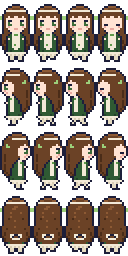
#> input picture packs/whale-girl-pixel/assets/player.png, 64 x 128 px (shown 2 times larger)
$ python -i import_asset_sheet.py   (imports and definitions only)
#> lines starting #> are read from the running program, lines starting #| are printed output that depends on the picture; after the words box and inside, x2 and y2 are one past the last pixel; in counts of white or black regions, pixels touching at a corner belong together
#!/usr/bin/env python3
"""V0.10／V0.12：把 GPT 畫的素材表（純綠背景）切開，換進遊戲。

  python3 tools/import_asset_sheet.py            產生圖塊、圖集、sprites.json、寵物圖
  python3 tools/import_asset_sheet.py --labels   每張素材表輸出一張標了編號的圖（assets/source/labels/）

讀：
  packs/whale-girl-pixel/assets/source/gpt-asset-sheet.png   V0.10 的素材表（1536×1024，背景 #00FF00）
  packs/whale-girl-pixel/assets/source/sheet-*.png            V0.12 的分類素材表（魚、家具、裝備…，見 SHEETS）
  packs/whale-girl-pixel/assets/tiles.png                     舊的 16px 圖塊（沒換到的格子沿用，放大 4 倍）
  packs/whale-girl-pixel/maps/*.tmj                           找出建築、樹在地圖上排成幾格
寫：
  packs/whale-girl-pixel/assets/tiles-hd.webp                 4 倍解析度的圖塊（每格 64px，順序跟 tiles.png 一樣）
  packs/whale-girl-pixel/assets/sprites.webp                  動物、作物、物品圖示的圖集
  packs/whale-girl-pixel/sprites.json                         圖集座標＋哪個 id 用哪張圖
  packs/whale-girl-pixel/assets/pets/{jellyfish,fairy,mole}.png  寵物圖（96px，pets.json 的 scale 要配 1/6）

對照表裡的「編號」寫成 (素材表, 第幾個)；只寫數字 = V0.10 那張 gpt-asset-sheet。
換一張新的素材表：改 SHEET_* 對照表的編號（跑 --labels 看編號）。
"""
import glob
import json
import os
import re
import sys

import numpy as np
from PIL import Image, ImageDraw
from scipy import ndimage

ROOT = os.path.join(os.path.dirname(os.path.abspath(__file__)), '..')
PACK = os.path.join(ROOT, 'packs', 'whale-girl-pixel')
SRC = os.path.join(PACK, 'assets', 'source')
TS = 16
HD = 4  # 高解析倍率：每格 64px
T = TS * HD
BG = (2, 250, 2)  # 素材表背景色（跑一次看 a[5,5]）

# ───────────── 素材表上的編號 → 用途（編號由 detect() 決定，跑 --labels 看） ─────────────

# V0.12 的分類素材表：簡稱 → 檔名（assets/source/ 底下）
SHEETS = {
    'farm': 'gpt-asset-sheet.png',          # V0.10 的綜合素材表
    'pets': 'sheet-pets.png',               # 水母、小精靈、鼴鼠
    'crops': 'sheet-crops.png',             # 6 種作物 × 4 個階段（草莓、番茄、玉米、南瓜、胡蘿蔔、向日葵）
    'bldA': 'sheet-buildings-a.png',
    'bldB': 'sheet-buildings-b.png',
    'garden': 'sheet-garden.png',           # 四季樹、灌木、花叢、石頭、樹樁、柵欄
    'furniture': 'sheet-furniture.png',     # 跟 gameplay.json 的家具／地板／壁紙一一對應
    'gear': 'sheet-gear.png',               # 劍、盔甲、鎬子、釣竿、魚餌、捕捉網…
    'fish': 'sheet-fish.png',               # 21 種魚（第三排是傳說魚）
    'goods': 'sheet-goods.png',             # 料理、礦石、寶石、怪物掉落物、雜物
    'animals': 'sheet-animals.png',         # 正面的牧場動物（成年、幼崽）
    'terrain': 'sheet-terrain.png',
    'water': 'sheet-water.png',
    'monsters': 'sheet-monsters.png',       # 石頭人、史萊姆、蝙蝠、蘑菇怪
    'mine': 'sheet-mine.png',               # 礦洞的牆、地板、梯子
    'interior': 'sheet-interior.png',       # 室內家具（閣樓的窗戶、牆、出貨箱）
    'extra': 'sheet-extra.png',             # V0.13：機器 ×4、辣椒和白菜、金幣和海鮮、骷髏幽靈小惡魔
    'tavernOut': 'tavern-outside.png',      # V0.13：酒館外觀（整張是一個東西）
}
WHOLE = {'tavernOut'}  # 整張圖當一個物件（不要拆成桶子、桌子…）


def R(sheet, n):
    return (sheet, n)


# 地面圖塊：圖塊名稱 → (編號, 變形)。變形讓重複的草地不那麼像格子
SHEET_TILES = {
    'grass0': (0, None),
    'grass1': (0, 'rot180'),
    'grass2': (1, None),          # 有小花的草地
    'path0': (R('terrain', 4), None),
    'path1': (R('terrain', 4), 'flip'),
    'sand0': (8, None),                         # 新素材表的沙灘紋路太花，拼起來很亂：沿用 V0.10
    'sand1': (8, 'flip'),
    'pave0': (R('terrain', 8), None),
    'pave1': (R('terrain', 8), 'rot180'),
    'floor0': (10, None),                       # 閣樓的木地板（新素材表的木板拼起來太花：沿用 V0.10）
    'floor1': (10, 'flip'),
    'soil': (R('terrain', 12), None),
    'gh_floor': (10, None),
    'water': (R('water', 0), None),

    'floorB0': (R('furniture', 13), None),      # 藍色地板（家具）
    'floorB1': (R('furniture', 13), 'flip'),
    'floorC0': (R('furniture', 14), None),      # 格子地板
    'floorC1': (R('furniture', 14), None),
    'wall_up_mint': (R('furniture', 15), None),
    'wall_up_star': (R('furniture', 16), None),
    'wall_up': (R('interior', 1), None),
    'cave0': (R('mine', 4), None),
    'cave1': (R('mine', 4), 'rot180'),          # 兩種地板交錯會變棋盤：同一張轉 180°
    'cave_wall': (R('mine', 1), None),
    # 鐵匠舖旁的告示牌底下、田裡的路面不動；以下 V0.13 修掉「舊圖底色方塊」
    'ladder': (R('mine', 7), None),
}
LILY = R('water', 2)  # 睡蓮（只取葉子和花，疊在 water 上）
STEPPING = R('terrain', 17)      # 花園的踏腳石：只取石頭，疊在透明上（底下是草地圖層）
BIN = R('interior', 23)          # 牧場的出貨箱：木箱
CLEAR_TILES = ('mbase', 'mbase_pave')  # 機器底座：透明（機器圖由程式畫）
# 疊在地面上的單格物件（去背）
SHEET_OBJECT_TILES = {
    'bush': R('garden', 5),
    'fence': R('garden', 11),
    'rock': R('garden', 9),
}
# 建築、樹：整張圖縮放到它在地圖上佔的格子範圍，再切成一格一格
SHEET_GROUPS = {
    'house': 4,                 # 花園：鯨魚娘的家
    'barn': 5,                  # 牧場：牛棚
    'ghouse': 6,                # 牧場：溫室
    'florist': R('bldA', 4),    # 小鎮：小葵的花店
    'smithy': 12,               # 小鎮：阿綱的鐵匠鋪
    'hut': R('bldB', 9),        # 海邊：老陳的小屋
    'coop': R('bldB', 14),      # 牧場：雞舍
    'stable': 14,               # 牧場：馬廄
    'stall': 15,                # 花園：旅行商人的攤位
    'tree': 30,                 # 花園：大樹
    'win': R('interior', 3),    # 閣樓的窗戶（2×2）
    'cave': R('mine', 0),       # 小鎮的礦洞入口（2×2）：有木框和油燈的那格
    'tavern': R('tavernOut', 0),  # V0.13：小鎮的酒館（5×4）
}
# 動物（成年、幼崽）
SHEET_ANIMALS = {
    'chicken': (R('animals', 0), R('animals', 5)),
    'duck': (R('animals', 1), R('animals', 6)),
    'cow': (R('animals', 2), R('animals', 7)),
    'sheep': (R('animals', 3), R('animals', 8)),
    'pig': (R('animals', 4), R('animals', 9)),
}


def C(row, col):
    """作物素材表：第 row 排（0 草莓、1 番茄、2 玉米、3 南瓜、4 胡蘿蔔、5 向日葵），第 col 個階段（0 芽、1 葉、2 花、3 成熟）"""
    return R('crops', row * 4 + col)


# 作物：每個生長階段用哪張
SHEET_CROP_FRAMES = {
    'strawberry_0': C(0, 0), 'strawberry_1': C(0, 1), 'strawberry_3': C(0, 3),
    'tomato_0': C(1, 0), 'tomato_2': C(1, 2), 'tomato_3': C(1, 3),
    'corn_0': C(2, 0), 'corn_1': C(2, 1), 'corn_2': C(2, 2), 'corn_3': C(2, 3),
    'pumpkin_0': C(3, 0), 'pumpkin_2': C(3, 2), 'pumpkin_3': C(3, 3),
    'carrot_0': C(4, 0), 'carrot_3': C(4, 3),
    'sunflower_0': C(5, 0), 'sunflower_1': C(5, 1), 'sunflower_3': C(5, 3),
    'pepper_0': R('extra', 4), 'pepper_1': R('extra', 5), 'pepper_3': R('extra', 6),
    'cabbage_0': R('extra', 7), 'cabbage_1': R('extra', 8), 'cabbage_3': R('extra', 9),
}
#> further down, picture is the input picture: PIL image 64x128 RGBA; mean R, G, B, A 79.7, 68, 57.8, 176.8
# 物品圖示：物品 id → 編號（沒列的物品繼續用 emoji）
SHEET_ITEMS = {
    'forage_driftwood': 60, 'ore_iron': 61, 'ore_copper': 63, 'bar_copper': 64, 'bar_gold': 65, 'gem_quartz': 66,
    'milk': 67, 'milk_large': 67, 'food_cheese': 68, 'egg': 69, 'egg_large': 69, 'egg_duck': 69,
    'wool': 70, 'wool_fine': 70, 'food_mayo': 71, 'food_pickle': 72,
    'pet_food': 79, 'seed_carrot': 80, 'seed_strawberry': 80, 'seed_pepper': 80, 'seed_tomato': 80,
    'seed_pumpkin': 80, 'seed_cabbage': 80, 'seed_corn': 80, 'seed_sunflower': 80,
    'bait_ball': 87, 'food_smoked_fish': 89,
    'crop_strawberry': 96, 'crop_tomato': 97, 'crop_corn': 98, 'crop_pumpkin': 99, 'crop_carrot': 100, 'crop_sunflower': 101,
    'forage_flower': 102, 'deco_flower': 102, 'forage_berry': 105, 'food_jam': 107,
    # V0.12 家具（順序跟素材表一樣）
    **{k: R('furniture', i) for i, k in enumerate([
        'furn_chair', 'furn_sofa', 'furn_plant', 'furn_teddy', 'furn_books', 'furn_lamp',
        'furn_aquarium', 'furn_trophy', 'furn_sakura', 'furn_scarecrow', 'furn_xmas', 'deco_stone',
        'plot_kit', 'floor_blue', 'floor_check', 'wall_mint', 'wall_star'])},
    # V0.12 裝備、工具
    **{k: R('gear', i) for i, k in enumerate([
        'sword_wood', 'sword_copper', 'sword_iron', 'sword_crystal', 'armor_leather', 'armor_iron', 'armor_crystal',
        'pickaxe_basic', 'pickaxe_copper', 'pickaxe_iron', 'pickaxe_gold', 'rod_bamboo', 'rod_fiberglass', 'rod_iridium',
        'bait_worm', 'bait_magic', 'net_basic', 'net_silk', 'tool_sprinkler', 'hay', 'feather', 'truffle', 'pet_treat'])},
    # V0.12 料理、礦石、掉落物、雜物
    **{k: R('goods', i) for i, k in enumerate([
        'food_sushi', 'food_salad', 'food_soup', 'food_pie', 'food_kimchi', 'food_ketchup',
        'food_omelette', 'ore_gold', 'bar_iron', 'gem_amethyst', 'gem_diamond', 'gem_ruby',
        'drop_slime', 'drop_wing', 'drop_bone', 'drop_ecto', 'item_blue_shell', 'cloth',
        'forage_mushroom', 'forage_seaglass', 'junk_boot', 'junk_can'])},
    # V0.12 魚（素材表第 1、2 排一般魚，第 3 排傳說魚）
    'fish_icefish': R('fish', 0), 'fish_bass': R('fish', 1), 'fish_carp': R('fish', 3), 'fish_mackerel': R('fish', 4),
    'fish_sunfish': R('fish', 5), 'fish_trout': R('fish', 6), 'fish_goldfish': R('fish', 8), 'fish_tropical': R('fish', 9),
    'fish_salmon': R('fish', 10), 'fish_puffer': R('fish', 11), 'fish_eel': R('fish', 12), 'fish_squid': R('fish', 13),
    'fish_koi_king': R('fish', 14), 'fish_golden_trout': R('fish', 15), 'fish_shark': R('fish', 18), 'fish_oarfish': R('fish', 20),
    'fish_jellyfish': R('pets', 0),
    # V0.14 家具目錄：室內家具表、庭園表
    **{k: R('interior', i) for k, i in [
        ('furn_fireplace', 7), ('furn_bed_single', 8), ('furn_bed_double', 9),
        ('furn_rug_pink', 11), ('furn_rug_blue', 12), ('furn_rug_green', 13), ('furn_rug_red', 14),
        ('furn_bookshelf_tall', 15), ('furn_table_long', 16), ('furn_table_round', 17), ('furn_desk', 18),
        ('furn_armchair', 19), ('furn_sofa_blue', 20), ('furn_stool', 22), ('furn_chest', 23), ('furn_nightstand', 24),
        ('furn_dresser', 25), ('furn_wardrobe', 26), ('furn_stove', 28), ('furn_pantry', 30), ('furn_palm', 31),
        ('furn_sunflower_vase', 32), ('furn_floor_lamp', 33), ('furn_clock', 34), ('furn_flowerpot', 39),
        ('furn_lucky_cat', 41), ('furn_snowman', 42), ('furn_fishbowl', 43)]},
    **{k: R('garden', i) for k, i in [
        ('furn_sakura_tree', 0), ('furn_apple_tree', 4), ('furn_rose_bush', 6), ('furn_stump', 10),
        ('furn_stone_wall', 12), ('furn_hedge', 13)]},
    # V0.13 補畫的
    'coin': R('extra', 10), 'fish_shrimp': R('extra', 11), 'fish_crab': R('extra', 12), 'fish_lobster': R('extra', 13),
    'fish_octopus': R('extra', 14), 'crop_pepper': R('extra', 15), 'crop_cabbage': R('extra', 16),
}
# 佔好幾格的家具：圖集裡存大一點，畫在地圖上才不會糊
BIG_ITEMS = {k: 128 for k in ('furn_fireplace', 'furn_bed_double', 'furn_rug_pink', 'furn_rug_blue', 'furn_rug_green', 'furn_rug_red',
                              'furn_sakura_tree', 'furn_apple_tree')}
# [2 lines not run here, left out]
# 礦洞怪物：怪物名稱（gameplay.json mine.zones[].monsters[].name）→ (編號, 色相旋轉角度)
SHEET_MONSTERS = {
    '史萊姆': (R('monsters', 1), 260),       # 素材表的史萊姆是藍的：轉成綠的
    '藍史萊姆': (R('monsters', 1), 0),
    '火焰史萊姆': (R('monsters', 1), 160),   # 轉成紅的
    '蝙蝠': (R('monsters', 2), 0),
    '石頭人': (R('monsters', 0), 0),
    '蘑菇怪': (R('monsters', 3), 0),
    '骷髏': (R('extra', 17), 0),
    '幽靈': (R('extra', 18), 0),
    '小惡魔': (R('extra', 19), 0),
}
# 其他單張圖：圖集 key → 編號
SHEET_OBJECTS = {
    'mine_rock': R('garden', 9),       # 礦洞裡可以敲的石頭
    'mine_ladder': R('mine', 7),       # 往下一層的梯子
    # V0.13：機器（地圖上的機器底座圖塊改成透明，機器本身用這些圖畫）
    'machine_preserves': R('extra', 0),
    'machine_smoker': R('extra', 1),
    'machine_artisan': R('extra', 2),
    'machine_furnace': R('extra', 3),
}
# 寵物：寫成 assets/pets/<名稱>.png（96px）
SHEET_PETS = {
    'jellyfish': R('pets', 0),
    'fairy': R('pets', 1),
    'mole': R('pets', 2),
}
# 作物的生長階段 → 圖（索引對應 gameplay.json 的 stages）。None = 只畫田地（剛播種）；'emoji' = 這個階段用 emoji
CROP_STAGES = {
    'carrot': [None, 'carrot_0', 'carrot_3'],
    'strawberry': [None, 'strawberry_0', 'strawberry_1', 'strawberry_3'],
    'tomato': [None, 'tomato_0', 'tomato_2', 'tomato_3'],
    'pumpkin': [None, 'pumpkin_0', 'pumpkin_2', 'pumpkin_3'],
    'pepper': [None, 'pepper_0', 'pepper_1', 'pepper_3'],
    'cabbage': [None, 'cabbage_0', 'cabbage_1', 'cabbage_3'],
    'corn': [None, 'corn_0', 'corn_1', 'corn_2', 'corn_3'],
    'sunflower': [None, 'sunflower_0', 'sunflower_1', 'sunflower_3'],
}

# 建築家族在圖塊集裡的名稱開頭
FAMILY = {
    'house': re.compile(r'^(roof_|hwall_|hdoor_|hwin)'),
    'stall': re.compile(r'^stall_'),
    'tree': re.compile(r'^(tree_|trunk_)'),
    'win': re.compile(r'^win_'),
    'cave': re.compile(r'^cave_[0-3]$'),
    'tavern': re.compile(r'^tavern_'),
    **{k: re.compile('^' + k + '_') for k in ('coop', 'barn', 'ghouse', 'florist', 'smithy', 'hut', 'stable')},
}


def detect(img):
    """素材表上的每個物件 → 外框（依由上而下、由左而右排序，編號固定）"""
    a = np.asarray(img.convert('RGB')).astype(int)
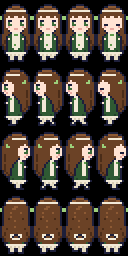
#> a: shape (128, 64, 3) int64 (shown 2 times larger); mean R, G, B 79.7, 68, 57.8
    r, g, b = a[..., 0], a[..., 1], a[..., 2]
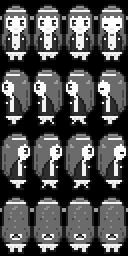
#> r: shape (128, 64) int64 (shown 2 times larger); min 0, max 255, mean 79.7
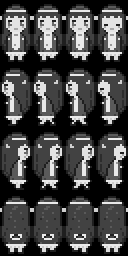
#> g: shape (128, 64) int64 (shown 2 times larger); min 0, max 234, mean 68
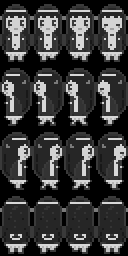
#> b: shape (128, 64) int64 (shown 2 times larger); min 0, max 215, mean 57.8
    green = (g > 180) & (r < 120) & (b < 120)
#> green: shape (128, 64) bool; every value is 0
    mask = ndimage.binary_opening(~green, iterations=1)
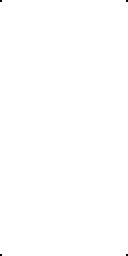
#> mask: shape (128, 64) bool (shown 2 times larger); 100% white; black in thin lines or dots
    lab, _ = ndimage.label(ndimage.binary_dilation(mask, iterations=3))
#> lab: shape (128, 64) int32; every value is 1
    boxes = []
    for sl in ndimage.find_objects(lab):
        y0, y1, x0, x1 = sl[0].start, sl[0].stop, sl[1].start, sl[1].stop
        if (x1 - x0) * (y1 - y0) >= 300:
            boxes.append((x0, y0, x1, y1))
#> this loop made 1 pass
#> (y0, y1, x0, x1) on pass 1: (0, 128, 0, 64)
#> after the loop, boxes = [(0, 0, 64, 128)]
    boxes.sort(key=lambda bx: (bx[1] // 40, bx[0]))
    return boxes


# [58 lines left out: functions detect_parts, split_tall, rows_order, not called in this run]


class Sheets:
    """素材表快取：ref 是數字（V0.10 那張）或 (簡稱, 編號)"""

    def __init__(self):
        self.cache = {}

    # [26 lines left out: functions load, get, not called in this run]

    def sprite(self, ref):
        img, box = self.get(ref)
        return keyed(img, box)


# [265 lines left out: functions hue_rotate, keyed, ground_tile, seamless, fit, main, not called in this run]


# [2 lines not run here, left out]

>>> from PIL import Image
>>> picture = Image.open('../packs/whale-girl-pixel/assets/player.png')
>>> result = detect(picture)
#> result = [(0, 0, 64, 128)]
